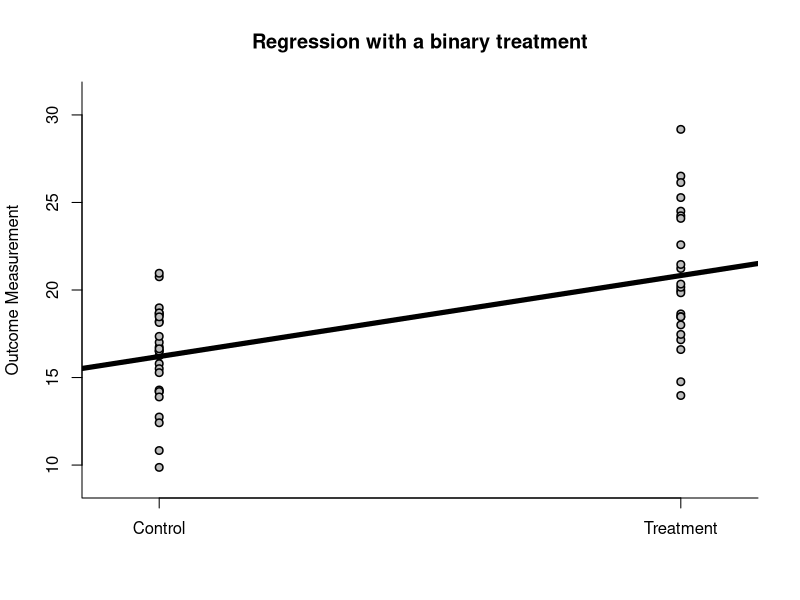
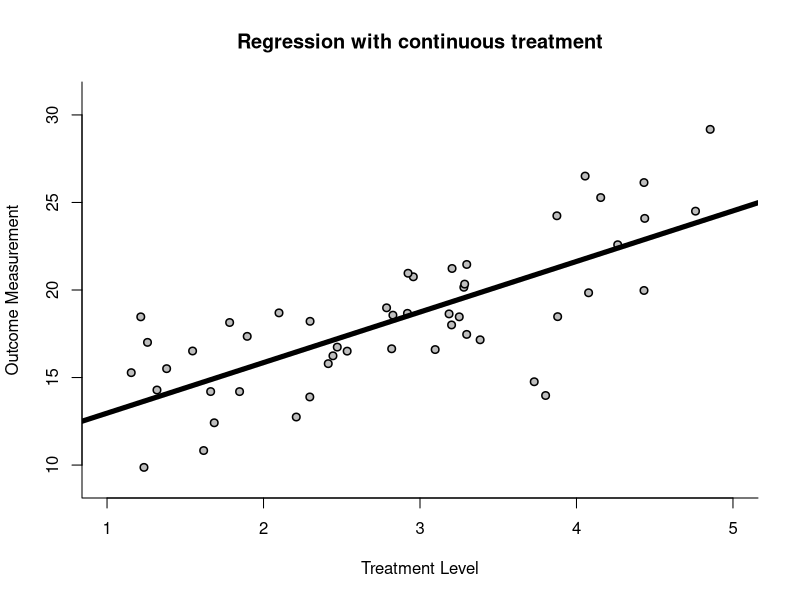
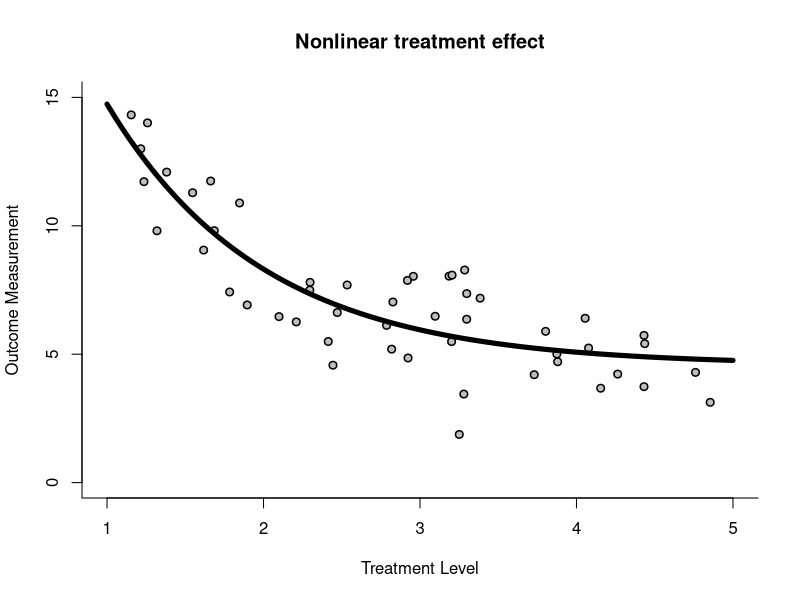
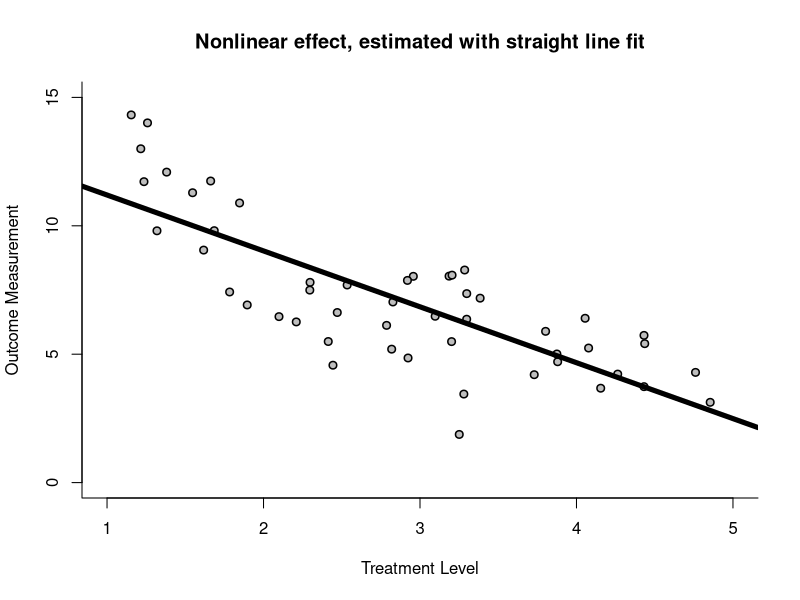
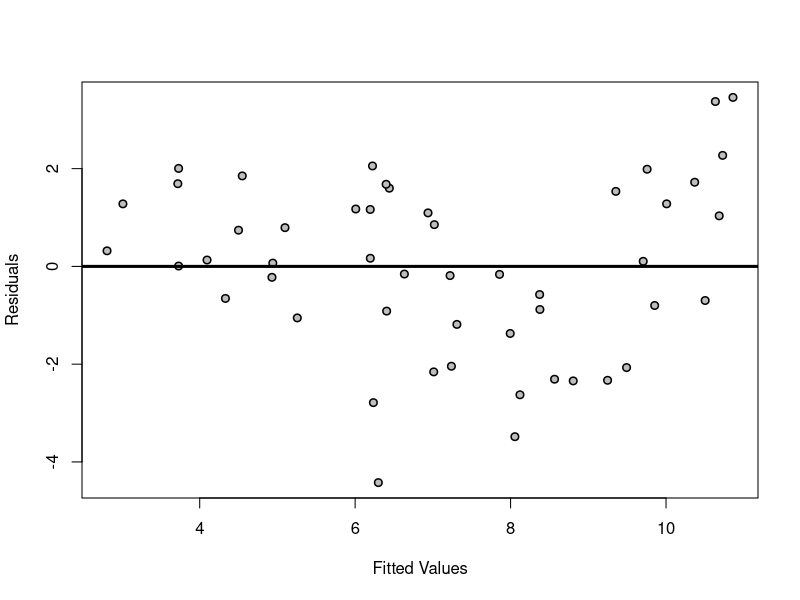
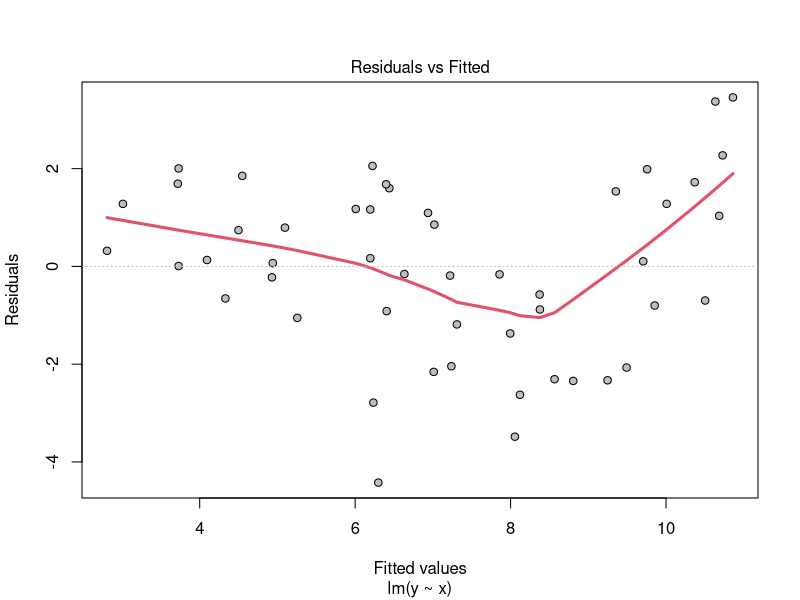
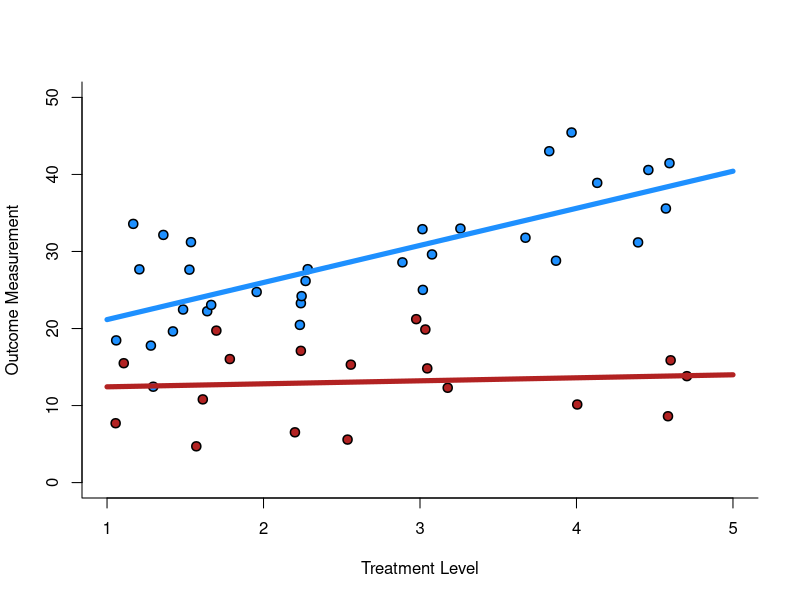
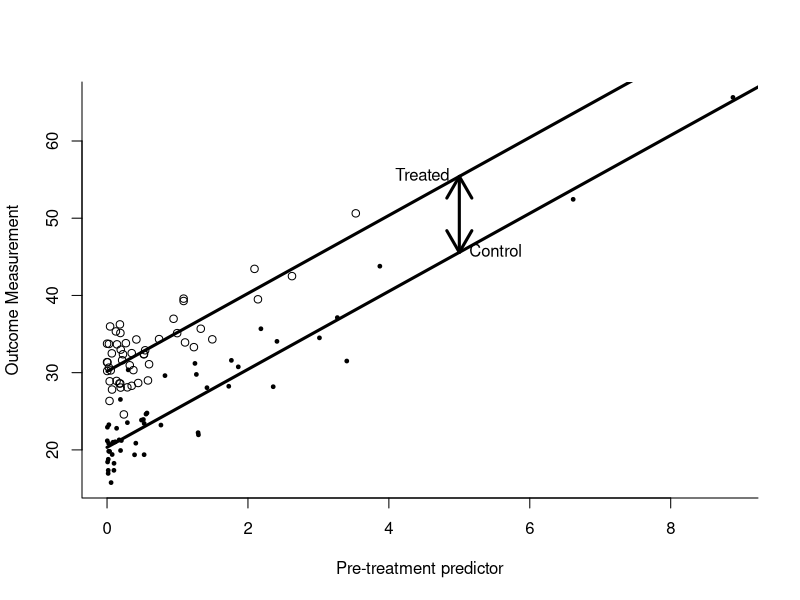

Write the R code that produced these figures, in order.
############################################################################

# Open Online R Stream (https://www.wvbauer.com/doku.php/live_streams)
#
# By:   Wolfgang Viechtbauer (https://www.wvbauer.com)
# Date: 2023-03-23
#
# Topic(s):
# - Regression and Other Stories (https://avehtari.github.io/ROS-Examples/)
# - Section(s): 1.4 - 1.7
#
# last updated: 2023-03-24

############################################################################

### 1.4: Challenges in building, understanding, and interpreting regressions

## Regression to estimate a relationship of interest

# note: while we are using the same code as used in the book to simulate the
# data below, it turns out that the actual seed that must have been used is
# different, so we cannot exactly reproduce the same data and hence the
# results are slightly different

# simulate data as is used in Figure 1.5
set.seed(1151)
n <- 50
x <- runif(n, 1, 5)
g <- ifelse(x < 3, 0, 1)
y <- 10 + 3 * x + rnorm(n, 0, 3)

# plot the data as in Figure 1.5(a)
plot(g, y, pch=21, bg="gray", lwd=1.5, xlim=c(-0.1,1.1), ylim=c(9,31),
     xaxt="n", xlab="", ylab="Outcome Measurement", bty="l")
axis(side=1, at=c(0,1), label=c("Control", "Treatment"))
title("Regression with a binary treatment")

# fit regression model and add regression line to the plot
res <- lm(y ~ g)
summary(res)
abline(res, lwd=5)

# plot the data as in Figure 1.5(b)
plot(x, y, pch=21, bg="gray", lwd=1.5, xlim=c(1,5), ylim=c(9,31),
     xlab="Treatment Level", ylab="Outcome Measurement", bty="l")
title("Regression with continuous treatment")

# fit regression model and add regression line to the plot
res <- lm(y ~ x)
summary(res)
abline(res, lwd=5)

# simulate some data as in Figure 1.6
set.seed(1151)
y <- 5 + 30 * exp(-x) + rnorm(n, 0, 2)

# plot the data
plot(x, y, pch=21, bg="gray", lwd=1.5, xlim=c(1,5), ylim=c(0,15),
     xlab="Treatment Level", ylab="Outcome Measurement", bty="l")
title("Nonlinear treatment effect")

# fit non-linear regression model and add regression line to the plot
res <- nls(y ~ int + slope * exp(-x), start=list(int=1, slope=5))
summary(res)
xs <- seq(1,5,length=500)
pred <- predict(res, newdata=data.frame(x=xs))
lines(xs, pred, lwd=5)

# plot the data again for Figure 1.6(b)
plot(x, y, pch=21, bg="gray", lwd=1.5, xlim=c(1,5), ylim=c(0,15),
     xlab="Treatment Level", ylab="Outcome Measurement", bty="l")
title("Nonlinear effect, estimated with straight line fit")

# fit regression model and add regression line to the plot
res <- lm(y ~ x)
summary(res)
abline(res, lwd=5)

# a fitted-versus-residuals plot can reveal the non-linearity in the relationship
plot(fitted(res), residuals(res), pch=21, bg="gray", lwd=1.5,
     xlab="Fitted Values", ylab="Residuals")
abline(h=0, lwd=3)

# same plot (this adds a smoother to the plot, which can help to identify if
# there might be a relationship between the fitted values and the residuals)
plot(res, which=1, pch=21, bg="gray", lwd=3, id.n=0)

# simulate some data where there is an interaction between a quantitative
# predictor and a dichotomous grouping variable
set.seed(1234)
g <- sample(c(0,1), n, replace=TRUE)
x <- runif(n, 1, 5)
y <- 10 + 5 * g + 1 * x + 4 * x*g + rnorm(n, 0, 5)

# plot the data
plot(x, y, pch=21, bg=ifelse(g==1, "dodgerblue", "firebrick"), cex=1.2,
     lwd=1.5, xlim=c(1,5), ylim=c(0,50), xlab="Treatment Level",
     ylab="Outcome Measurement", bty="l")

# fit regression model and add regression line to the plot
res <- lm(y ~ g + x + g:x)
summary(res)
xs <- seq(1,5,length=500)
pred <- predict(res, newdata=data.frame(x=xs, g=0))
lines(xs, pred, lwd=5, col="firebrick")
pred <- predict(res, newdata=data.frame(x=xs, g=1))
lines(xs, pred, lwd=5, col="dodgerblue")

## Regression to adjust for differences between treatment and control groups

# simulate data as in Figure 1.8
set.seed(1151)
n <- 100
g <- rep(0:1, n/2)
x <- ifelse(g==0, rnorm(n, 0, 1.2)^2, rnorm(n, 0, 0.8)^2)
y <- rnorm(n, 20 + 5*x + 10*g, 3)

# draw Figure 1.8
plot(x, y, pch=ifelse(g==0, 19, 21), cex=ifelse(g==0, 0.5, 1),
     xlab="Pre-treatment predictor", ylab="Outcome Measurement", bty="l")

# fit the regression model ignoring x
res <- lm(y ~ g)
summary(res)

# fit the regression model where we control for x
res <- lm(y ~ g + x)
summary(res)

# add the regression lines for the control and treatment groups
xs <- seq(0,10,length=500)
pred <- predict(res, newdata=data.frame(x=xs, g=0))
lines(xs, pred, lwd=3)
pred <- predict(res, newdata=data.frame(x=xs, g=1))
lines(xs, pred, lwd=3)

# add the arrow
pred5.0 <- predict(res, newdata=data.frame(x=5, g=0))
pred5.1 <- predict(res, newdata=data.frame(x=5, g=1))
arrows(5, pred5.0, 5, pred5.1, code=3, lwd=3)

# add text
text(5, pred5.0, "Control", pos=4)
text(5, pred5.1, "Treated", pos=2)

## Interpreting coefficients in a predictive model

# simulate some data like in the (somewhat weird/artificial) example
set.seed(1234)
n <- 1000
height <- runif(n, 60, 82) # about 152cm to 208cm in non-freedom units
earnings <- 11000 + 1500 * (height - 60) + rnorm(n, 0, 22000)
earnings[earnings < 0] <- 0 # cannot earn less than 0
plot(height, earnings, pch=21, bg="gray", cex=0.4, xlab="Height", ylab="Earnings")
res <- lm(earnings ~ height)
summary(res)
abline(res, lwd=5)

############################################################################

### 1.5: Classical and Bayesian inference

## Bayesian inference

# we can replicate the Bayesian inference as follows

# the effect is actually measured on a log scale, so we need to transform the
# estimate accordingly and we can then also reconstruct the standard error of
# the estimate from the confidence interval
estimate <- log(1.42)
stderr <- (log(1.98) - log(1.02)) / (2*1.96)

# double-check that we get the same CI as under classical inference
round(exp(estimate + c(-1,1) * 1.96 * stderr), digits=2)

# as noted in Exercise 9.6, for the prior we use a normal distribution with a
# mean of 0 and a standard deviation of 0.10

# we can then combine the estimate and the prior as described in equation 9.3
# and get the corresponding standard error as described in equation 9.4
estimate.post <- weighted.mean(c(0,estimate), 1/c(.10,stderr)^2)
stderr.post <- 1/sqrt(sum(1/c(.10,stderr)^2))

# based on these we can then construct a 95% posterior interval and then
# exponentiate the bounds to get the interval for the multiplicative effect
round(exp(estimate.post + c(-1,1) * 1.96 * stderr.post), digits=2)

# note: the upper bound (1.28) in the book is not quite correct

# this is identical to doing a meta-analysis where we treat the prior as if it
# was a study with an estimate equal to its mean and a standard error equal to
# its standard deviation; we can do this for example with the metafor package

# install.packages("metafor")
library(metafor)
res <- rma(c(0,estimate), sei=c(.10,stderr), method="EE")
predict(res, transf=exp, digits=2)

############################################################################
